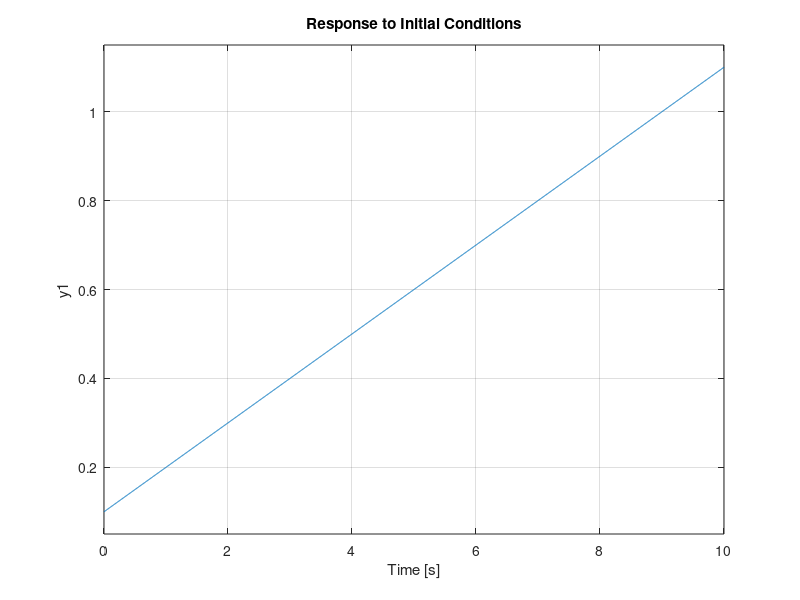

Write the MATLAB code that produced this figure.
%=============================================================================
% Copyright (c) 2023-present Allan CORNET (Nelson)
%=============================================================================
% This file is part of Nelson.
%=============================================================================
% LICENCE_BLOCK_BEGIN
% SPDX-License-Identifier: LGPL-3.0-or-later
% LICENCE_BLOCK_END
%=============================================================================
% <--WEIGHT 4-->
% <--ADV-CLI MODE-->
%=============================================================================
A = [0 1; 0 0];
B = [0; 1];
C = [1 0];
D = 0;
sys = ss(A, B, C, D);
X0 = [0.1 0.1];
f = figure();
initial(sys, X0)
%=============================================================================
